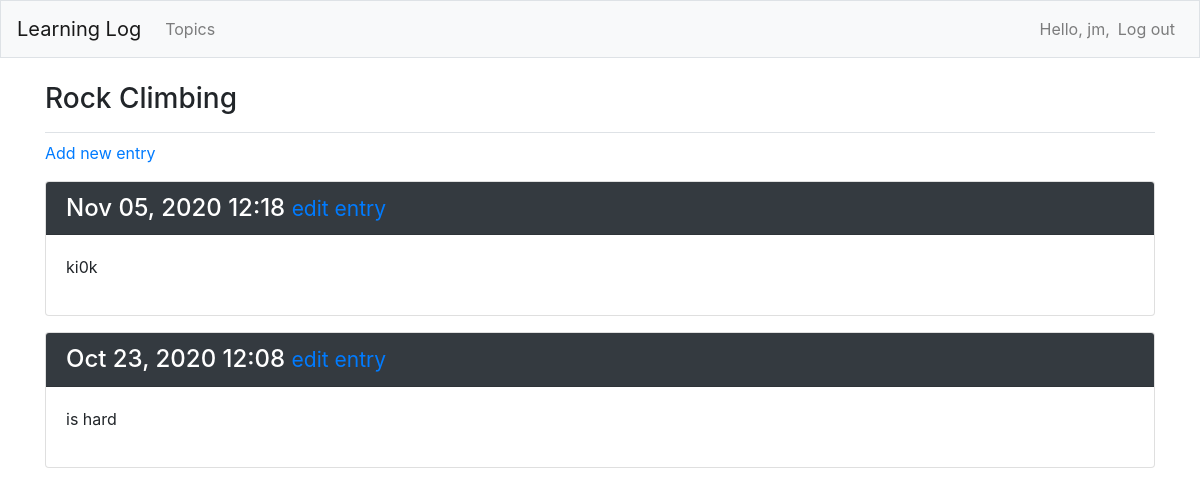
/topics/2/ (signed in), run on the app's committed database.
### learning_logs/models.py (models this page shows, shortened)
class Topic(models.Model):
    text = models.CharField(max_length=200)
    date_added = models.DateTimeField(auto_now_add=True)
    owner = models.ForeignKey(User, on_delete=models.CASCADE)
    def __str__(self):
        return self.text

class Entry(models.Model):
    topic = models.ForeignKey(Topic, on_delete=models.CASCADE)
    text = models.TextField()
    date_added = models.DateTimeField(auto_now_add=True)
    class Meta:
        verbose_name_plural = 'entries'

### learning_logs/views.py (the view)
# urls.py: path('topics/<int:topic_id>/', views.topic, name='topic'),
@login_required
def topic(request, topic_id):
    topic = get_object_or_404(Topic, id=topic_id)
    if topic.owner != request.user:
        raise Http404
    entries = topic.entry_set.order_by('-date_added')
    context = {'topic': topic, 'entries': entries}
    return render(request, 'learning_logs/topic.html', context)

### learning_logs/templates/learning_logs/topic.html
{% extends "learning_logs/base.html" %}
{% block page_header %}
<h3>{{ topic }}</h3>
{% endblock page_header %}
{% block content %}
<p>
    <a href="{% url 'learning_logs:new_entry' topic.id %}">Add new entry</a>
</p>
{% for entry in entries %}
    <div class="card mb-3">
        <h4 class="card-header text-white bg-dark">
            {{ entry.date_added|date:'M d, Y H:i' }}
            <small><a href="{% url 'learning_logs:edit_entry' entry.id %}">edit entry</a></small>
        </h4>
        <div class="card-body">
            {{ entry.text|linebreaks }}
        </div>
    </div>
{% empty %}
    <p>There are no entries for this topic yet.</p>
{% endfor %}
{% endblock content %}

### learning_logs/templates/learning_logs/base.html (shortened to what this page needs)
{% load bootstrap4 %}
<!doctype html>
<html lang="en">
<head>
  {% bootstrap_css %}
</head>
<body>
  <nav class="navbar navbar-expand-md navbar-light bg-light mb-4 border">
    <a class="navbar-brand" href="{% url 'learning_logs:index' %}">Learning Log</a>
    <div class="collapse navbar-collapse" id="navbarCollapse">
      <ul class="navbar-nav mr-auto">
        <li class="nav-item">
          <a class="nav-link" href="{% url 'learning_logs:topics' %}">Topics</a>
        </li>
      </ul>
      <ul class="navbar-nav ml-auto">
        {% if user.is_authenticated %}
          <li class="nav-item">
            <span class="navbar-text">Hello, {{ user.username }},</span>
          </li>
          <li class="nav-item">
            <a class="nav-link" href="{% url 'users:logout' %}">Log out</a>
          </li>
        {% endif %}
      </ul>
    </div>
  </nav>
  <main role="main" class="container">
    <div class="pb-2 mb-2 border-bottom">
      {% block page_header %}{% endblock page_header %}
    </div>
    <div>
      {% block content %}{% endblock content %}
    </div>
  </main>
</body>
</html>

### data on the page
Topic: text "Rock Climbing"
Entry: date_added "Nov 05, 2020 12:18", text "ki0k"
Entry: date_added "Oct 23, 2020 12:08", text "is hard"

### other printed values
{{ user.username }} "jm"
